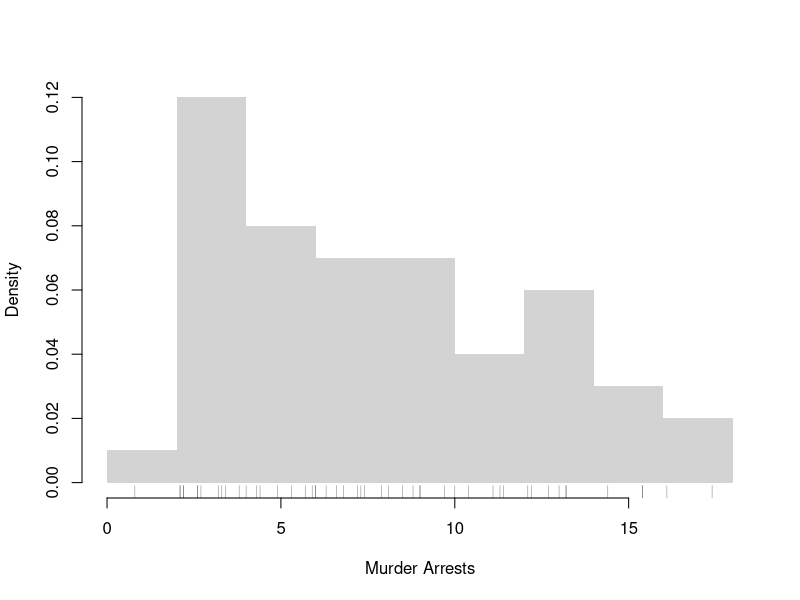
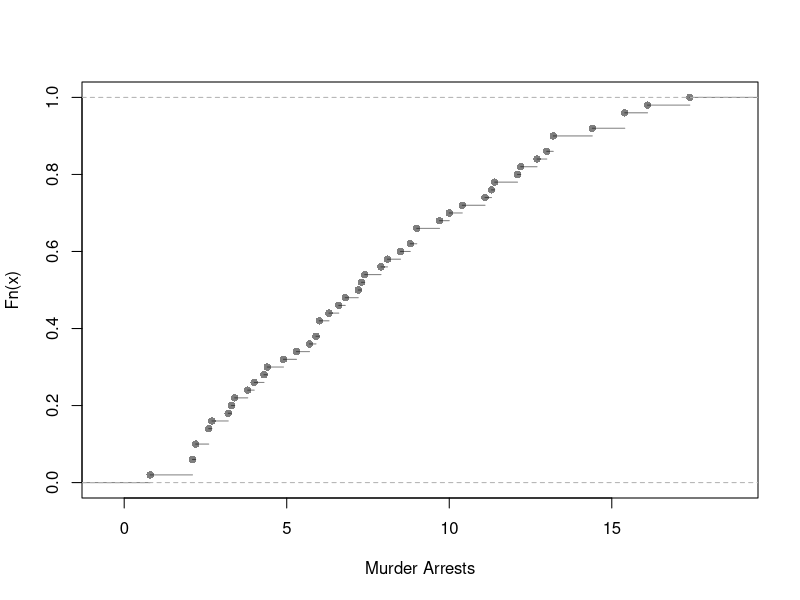
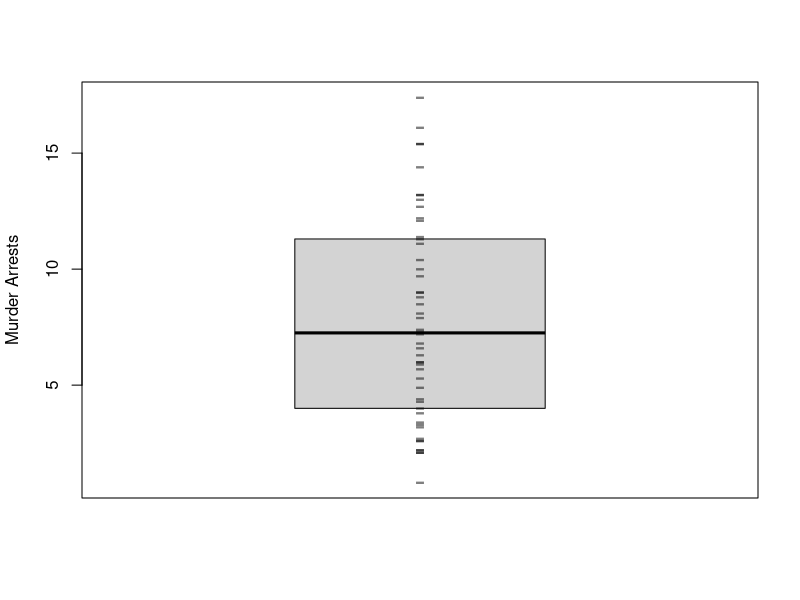
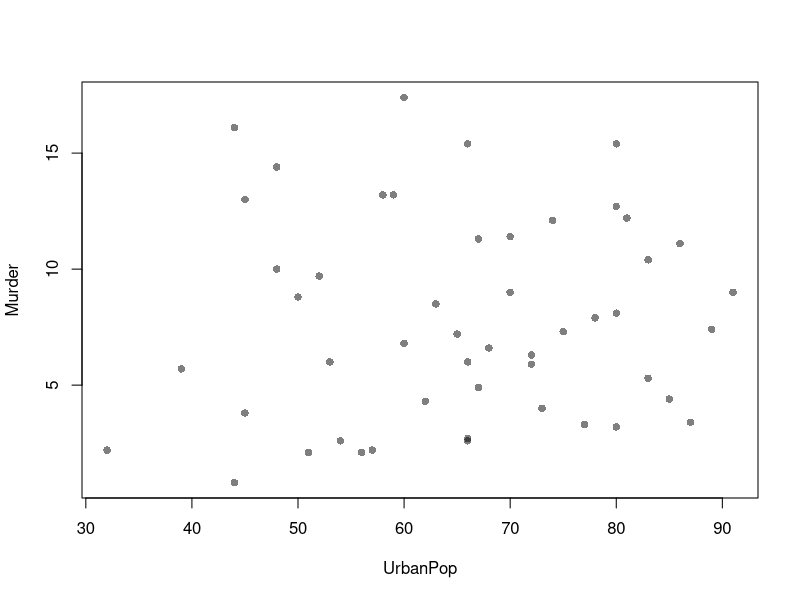
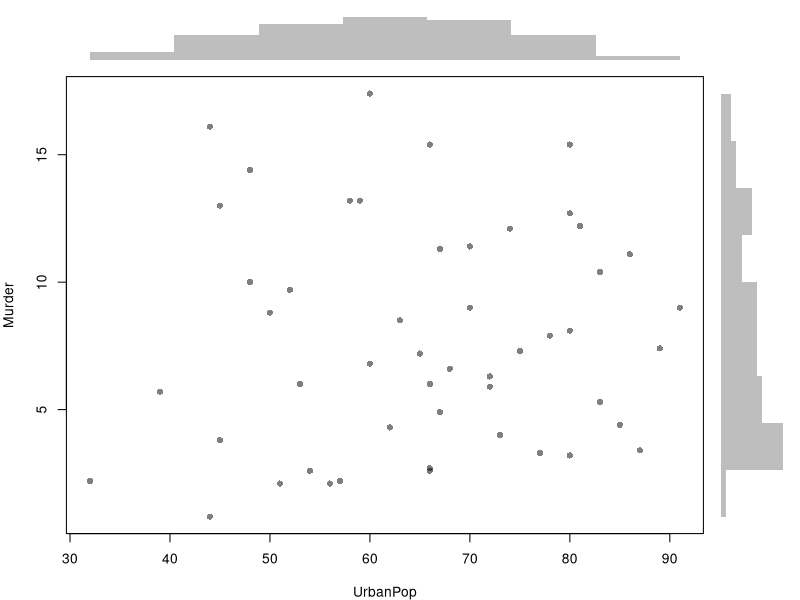
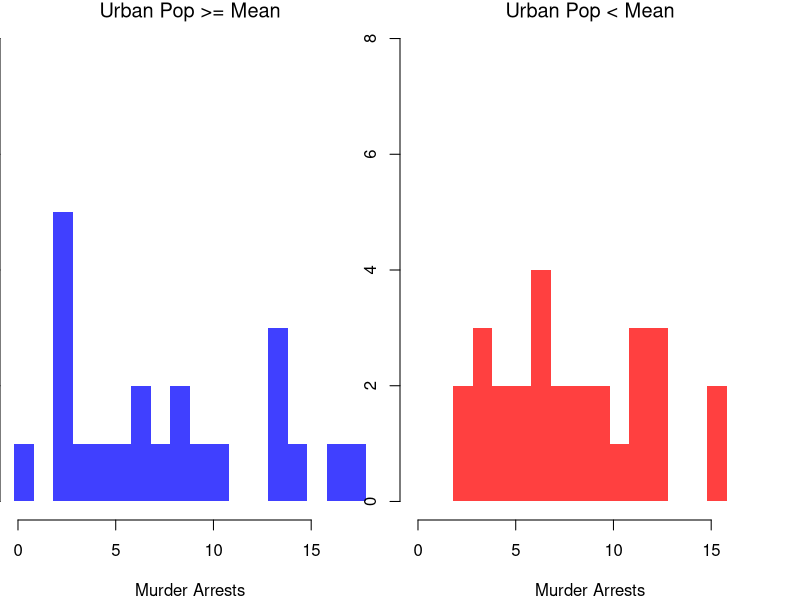
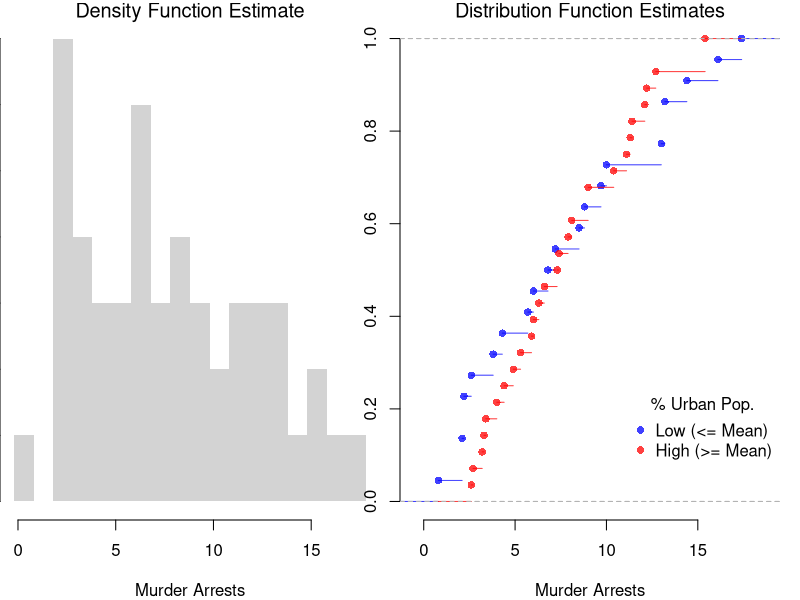
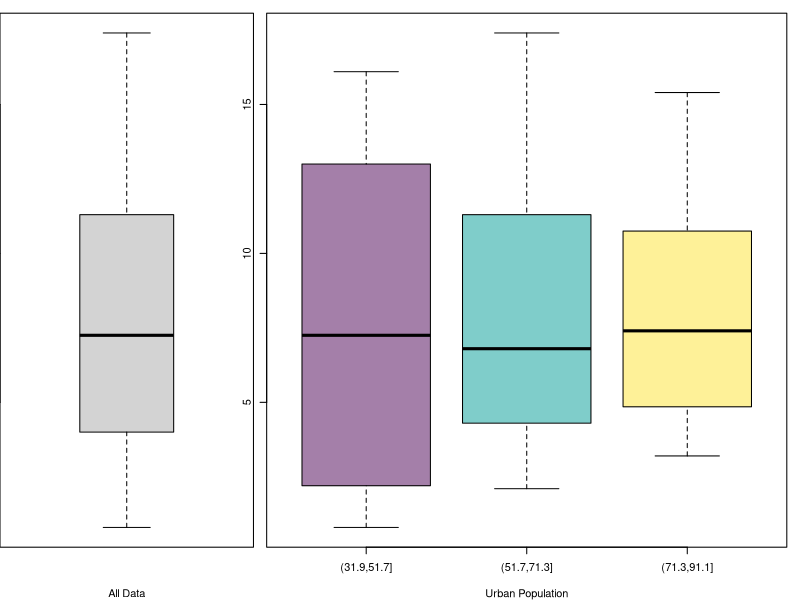

These figures' R source, in order:
## ---- chunk 1
d1d <- 1:3 # Cardinal data (Discrete)
d1d
#class(d1d)

d1c <- c(1.1, 2/3, 3) # Cardinal data (Continuous)
d1c
#class(d1c)

d2o <- factor(c('A','B','C'), ordered=T) # Factor data (Ordinal)
d2o
#class(d2o)

d2c <- factor(c('Leipzig','Los Angeles','Logan'), ordered=F) # Factor data (Categorical)
d2c
#class(d2c)
## ---- chunk 2
# data.frames: your most common data type
    # matrix of different data-types
    # well-ordered lists
d0 <- data.frame(y=d1c, x=d2c)
d0
## ---- chunk 3
c('A','B','C')  # character strings
c('Leipzig','Los Angeles','Logan')  # character strings
## ---- chunk 4
# Strings
paste( 'hi', 'mom')
paste( c('hi', 'mom'), collapse='--')

kingText <- "The king infringes the law on playing curling."
gsub(pattern="ing", replacement="", kingText)
# advanced usage
#gsub("[aeiouy]", "_", kingText)
#gsub("([[:alpha:]]{3})ing\\b", "\\1", kingText) 
## ---- chunk 5
head(USArrests)

# Check NA values
x <- c(1,NA,2,3)
sum(is.na(x))
## ---- chunk 6
hist(USArrests$Murder, freq=F,
    border=NA, main='', xlab='Murder Arrests')
# Raw Observations
rug(USArrests$Murder, col=grey(0,.5))
## ---- chunk 7
F_murder <- ecdf(USArrests$Murder)
# proportion of murders < 10
F_murder(10)
# proportion of murders < x, for all x
plot(F_murder, main='', xlab='Murder Arrests',
    pch=16, col=grey(0,.5))
## ---- chunk 8
x <- USArrests$Murder

# quantiles
median(x)
range(x)
quantile(x, probs=c(0,.25,.5))

# deciles are quantiles
quantile(x, probs=seq(0,1, by=.1))
## ---- chunk 9
xo <- sort(x)
xo

# median
xo[length(xo)*.5]
quantile(x, probs=.5, type=4)

# min
xo[1]
min(xo)
quantile(xo,probs=0)
## ---- chunk 10
boxplot(USArrests$Murder, main='', ylab='Murder Arrests',
    whisklty=0, staplelty=0, outline=F)
# Raw Observations
stripchart(USArrests$Murder,
    pch='-', col=grey(0,.5), cex=2,
    vert=T, add=T)
## ---- chunk 11
plot(Murder~UrbanPop, USArrests, pch=16, col=grey(0.,.5))
## ---- chunk 12
# Setup Plot
layout( matrix(c(2,0,1,3), ncol=2, byrow=TRUE),
    widths=c(9/10,1/10), heights=c(1/10,9/10))

# Scatterplot
par(mar=c(4,4,1,1))
plot(Murder~UrbanPop, USArrests, pch=16, col=rgb(0,0,0,.5))

# Add Marginals
par(mar=c(0,4,1,1))
xhist <- hist(USArrests$UrbanPop, plot=FALSE)
barplot(xhist$counts, axes=FALSE, space=0, border=NA)

par(mar=c(4,0,1,1))
yhist <- hist(USArrests$Murder, plot=FALSE)
barplot(yhist$counts, axes=FALSE, space=0, horiz=TRUE, border=NA)
## ---- chunk 13
# Tailored Histogram 
ylim <- c(0,8)
xbks <-  seq(min(USArrests$Murder)-1, max(USArrests$Murder)+1, by=1)

# Also show more information
# Split Data by Urban Population above/below mean
pop_mean <- mean(USArrests$UrbanPop)
murder_lowpop <- USArrests[USArrests$UrbanPop< pop_mean,'Murder']
murder_highpop <- USArrests[USArrests$UrbanPop>= pop_mean,'Murder']
cols <- c(low=rgb(0,0,1,.75), high=rgb(1,0,0,.75))

par(mfrow=c(1,2))
hist(murder_lowpop,
    breaks=xbks, col=cols[1],
    main='Urban Pop >= Mean', font.main=1,
    xlab='Murder Arrests',
    border=NA, ylim=ylim)

hist(murder_highpop,
    breaks=xbks, col=cols[2],
    main='Urban Pop < Mean', font.main=1,
    xlab='Murder Arrests',
    border=NA, ylim=ylim)
## ---- chunk 14
par(mfrow=c(1,2))
# Full Sample Density
hist(USArrests$Murder, 
    main='Density Function Estimate', font.main=1,
    xlab='Murder Arrests',
    breaks=xbks, freq=F, border=NA)

# Split Sample Distribution Comparison
F_lowpop <- ecdf(murder_lowpop)
plot(F_lowpop, col=cols[1],
    pch=16, xlab='Murder Arrests',
    main='Distribution Function Estimates',
    font.main=1, bty='n')
F_highpop <- ecdf(murder_highpop)
plot(F_highpop, add=T, col=cols[2], pch=16)

legend('bottomright', col=cols,
    pch=16, bty='n', inset=c(0,.1),
    title='% Urban Pop.',
    legend=c('Low (<= Mean)','High (>= Mean)'))
## ---- chunk 15
layout( t(c(1,2,2)))
boxplot(USArrests$Murder, main='',
    xlab='All Data', ylab='Murder Arrests')

# K Groups with even spacing
K <- 3
USArrests$UrbanPop_Kcut <- cut(USArrests$UrbanPop,K)
Kcols <- hcl.colors(K,alpha=.5)
boxplot(Murder~UrbanPop_Kcut, USArrests,
    main='', col=Kcols,
    xlab='Urban Population', ylab='')

# 4 Groups with equal numbers of observations
#Qcuts <- c(
#    '0%'=min(USArrests$UrbanPop)-10*.Machine$double.eps,
#    quantile(USArrests$UrbanPop, probs=c(.25,.5,.75,1)))
#USArrests$UrbanPop_cut <- cut(USArrests$UrbanPop, Qcuts)
#boxplot(Murder~UrbanPop_cut, USArrests, col=hcl.colors(4,alpha=.5))
## ---- chunk 16
# High Assault Areas
assault_high <- USArrests$Assault > median(USArrests$Assault)
cols <- ifelse(assault_high, rgb(1,0,0,.5), rgb(0,0,1,.5))

# Scatterplot
# Show High Assault Areas via 'cex=' or 'pch='
# Could further add regression lines for each data split
plot(Murder~UrbanPop, USArrests, pch=16, col=cols)
